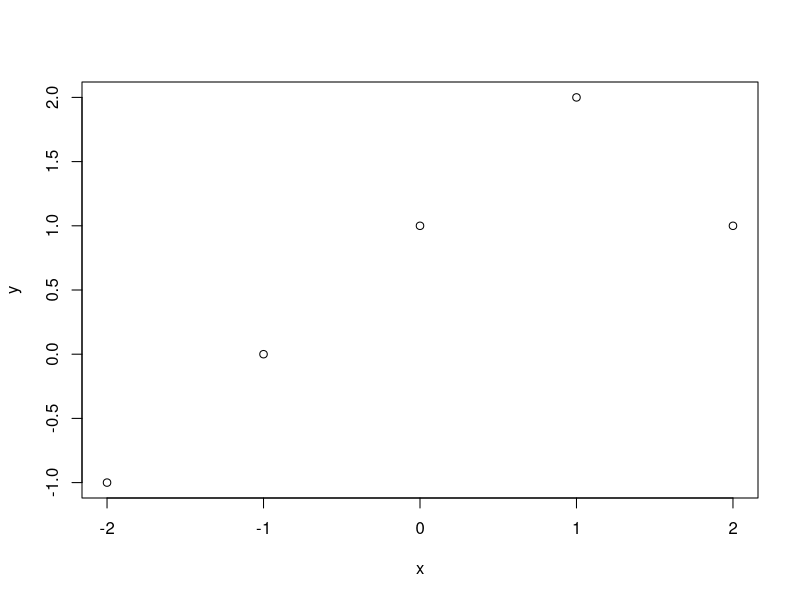
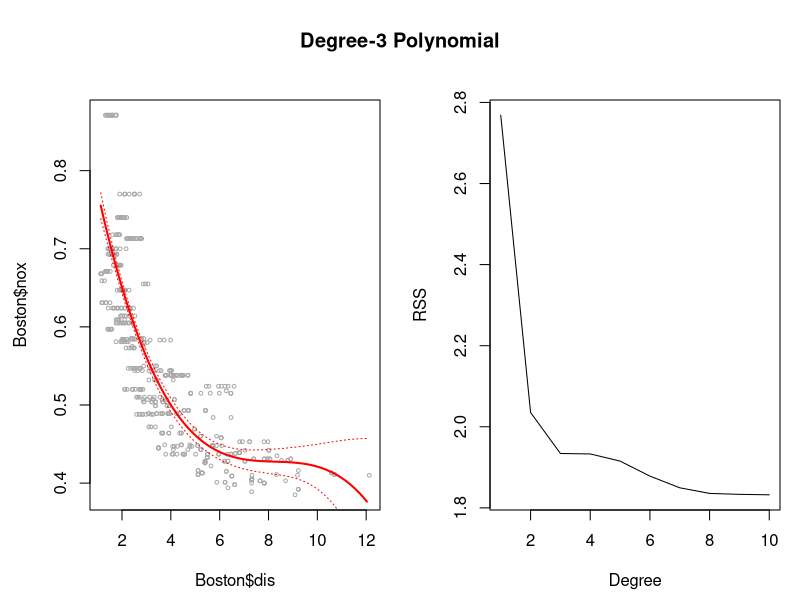

Write the R code that produced these figures, in order.
## ---- chunk 1
knitr::opts_chunk$set(echo = TRUE)
## ---- chunk 2
x <- -2:2
y <- 1 + x + -2*(x-1)^2 * I(x>1)
plot(x,y)
## ---- chunk 3
library(MASS)
set.seed(1)
fit <- lm(nox ~ poly(dis, 3), data = Boston)
summary(fit)
## ---- chunk 4
dislims <- range(Boston$dis)
dis.grid <- seq(from = dislims[1], to = dislims[2], by = 0.1)
preds <- predict(fit, newdata = list(dis = dis.grid), se = TRUE)
se.bands <- cbind(preds$fit + 2 * preds$se.fit, preds$fit - 2 * preds$se.fit)
par(mfrow = c(1,2), mar = c(4.5,4.5,1,1), oma = c(0, 0, 4, 0))
plot(Boston$dis, Boston$nox, xlim = dislims, cex = .5, col = "darkgrey")
title("Degree-3 Polynomial", outer = T)
lines(dis.grid, preds$fit, col = "red", lwd = 2)
matlines(dis.grid, se.bands, lwd = 1, col = "red", lty = 3)
## ---- chunk 5
rss <- rep(NA, 10)
for(i in 1:10){
  fit <- lm(nox ~ poly(dis, i), data = Boston)
  rss[i] <- sum(fit$residuals^2)
}
plot(1:10, rss, xlab = "Degree", ylab = "RSS", type = "l")
## ---- chunk 6

